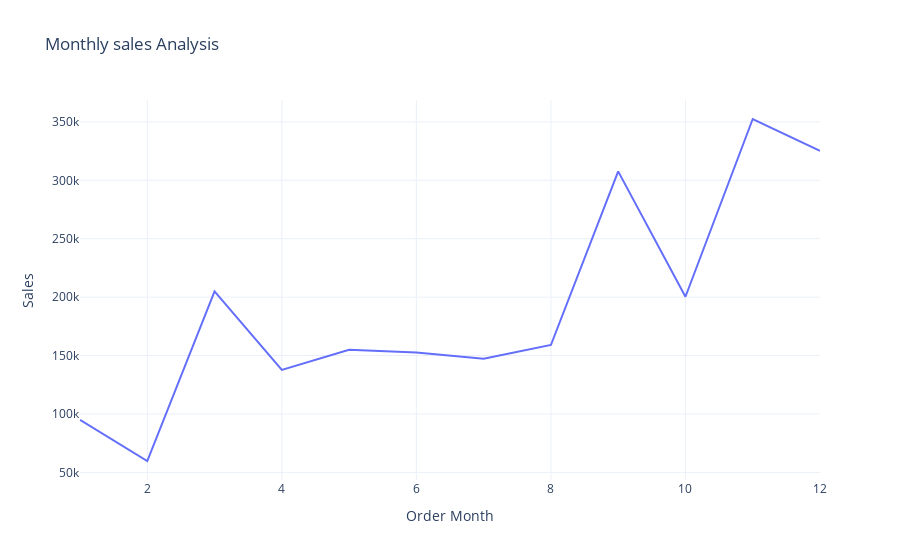

Notebook cell for this chart:
### Code cell
fig = px.line(sales_by_month, x = "Order Month", y = "Sales", title="Monthly sales Analysis")
fig.show()

### Figure 1 — Plotly figure (JSON) as saved in the notebook; plotly's stock layout.template omitted (floating-point values rounded to 4 significant figures)
{"data": [{"hovertemplate": "Order Month=%{x}<br>Sales=%{y}<extra></extra>", "legendgroup": "", "line": {"color": "#636efa", "dash": "solid"}, "marker": {"symbol": "circle"}, "mode": "lines", "name": "", "orientation": "v", "showlegend": false, "type": "scatter", "x": [1, 2, 3, 4, 5, 6, 7, 8, 9, 10, 11, 12], "xaxis": "x", "y": [94920.0, 59750.0, 205000.0, 137800.0, 155000.0, 152700.0, 147200.0, 159000.0, 307600.0, 200300.0, 352500.0, 325300.0], "yaxis": "y"}], "layout": {"legend": {"tracegroupgap": 0}, "title": {"text": "Monthly sales Analysis"}, "xaxis": {"anchor": "y", "domain": [0, 1], "title": {"text": "Order Month"}}, "yaxis": {"anchor": "x", "domain": [0, 1], "title": {"text": "Sales"}}}}
